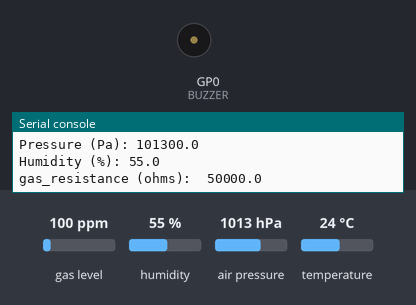
This program was run on a simulated Raspberry Pi Pico running MicroPython. On the bench: buzzer (waves = sounding), the last lines printed to the serial console. Inputs (shaded band) come from the test bench; at power-on: gas level 100 ppm, humidity 55 %, air pressure 1013 hPa, temperature 24 °C.

Above: at 1.2 s.
1.3 s: gas level set to 124 ppm
At 1.55 s:
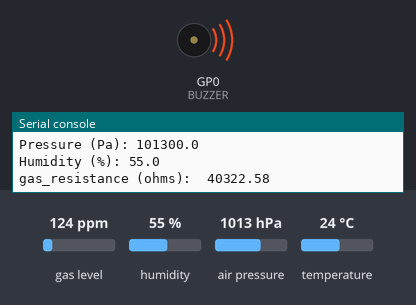
4.8 s: gas level set to 20 ppm
At 5.01 s:
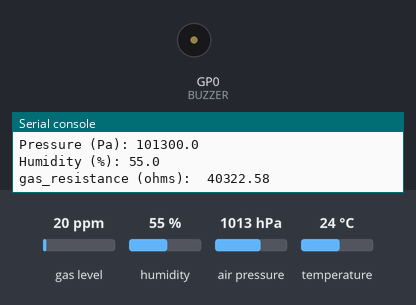
Timing chart, 0 to 7.9 s (numbered marks = the images above; inputs shaded):
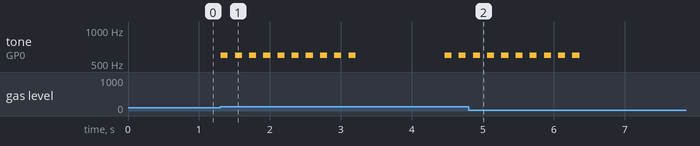

Measured:
- the behaviour switches between 111 and 112 ppm on gas level (found by bisection; images 0 and 1)
- after the input at 1.3 s, tone on GP0 (BUZZER): goes 9 × (600 Hz 0.10 s, silent 0.10 s), 600 Hz 0.10 s, silent 1.3 s, 600 Hz 0.10 s, silent 0.10 s, 600 Hz 0.10 s, then silent, starting at once
- after the input at 4.8 s, tone on GP0 (BUZZER): goes on until 6.4 s, then stays silent

The program:

BMEBuzzer.py
```python
import time
from breakout_bme68x import BreakoutBME68X
from pimoroni_i2c import PimoroniI2C
from pimoroni import PICO_EXPLORER_I2C_PINS, Buzzer
from picographics import PicoGraphics, DISPLAY_PICO_EXPLORER

display = PicoGraphics(display=DISPLAY_PICO_EXPLORER)# Set up the hardware
i2c = PimoroniI2C(20,21)
bme = BreakoutBME68X(i2c, address=0x76)

BLUE = display.create_pen(0, 0, 255)# set up pens
WHITE = display.create_pen(255, 255, 255)

BUZZER = Buzzer(0)  # Create a buzzer on pin 0
GASTRIGGER = 45000  # Threshold for gas resistance warning

def warning(): # Warning function
    """Produce a warning tone using the buzzer."""
    for _ in range(10):  # 10 beeps
        BUZZER.set_tone(600)  # 600 Hz tone
        time.sleep(0.1)
        BUZZER.set_tone(-1)  # No sound
        time.sleep(0.1)
while True: # Main loop
    temperature, pressure, humidity, gas_resistance, _, _, _ = bme.read()# Read sensor values as tuple
    display.set_pen(BLUE)
    display.clear()
    display.set_pen(WHITE)
    print("Temperature (°C):", temperature)
    print("Pressure (Pa):", pressure)
    print("Humidity (%):", humidity)
    print("gas_resistance (ohms): ",gas_resistance)

    if gas_resistance < GASTRIGGER:    # Check gas resistance threshold
        warning()
    time.sleep(1.0)  # Sleep for 1 second
```
